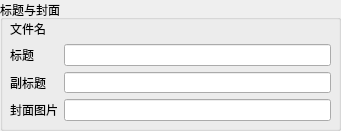
   <widget class="QGroupBox" name="groupBox_10">
    <property name="geometry">
     <rect>
      <x>10</x>
      <y>110</y>
      <width>341</width>
      <height>131</height>
     </rect>
    </property>
    <property name="title">
     <string>标题与封面</string>
    </property>
    <widget class="QWidget" name="gridLayoutWidget_5">
     <property name="geometry">
      <rect>
       <x>10</x>
       <y>20</y>
       <width>321</width>
       <height>101</height>
      </rect>
     </property>
     <layout class="QGridLayout" name="gridLayout_5">
      <item row="1" column="0">
       <widget class="QLabel" name="label">
        <property name="text">
         <string>标题</string>
        </property>
       </widget>
      </item>
      <item row="0" column="1">
       <widget class="QLabel" name="LB_postname">
        <property name="text">
         <string/>
        </property>
       </widget>
      </item>
      <item row="1" column="1">
       <widget class="QLineEdit" name="LE_title"/>
      </item>
      <item row="0" column="0">
       <widget class="QLabel" name="label_8">
        <property name="font">
         <font>
          <family>Adobe Arabic</family>
          <pointsize>9</pointsize>
         </font>
        </property>
        <property name="text">
         <string>文件名</string>
        </property>
       </widget>
      </item>
      <item row="2" column="0">
       <widget class="QLabel" name="label_2">
        <property name="text">
         <string>副标题</string>
        </property>
       </widget>
      </item>
      <item row="3" column="0">
       <widget class="QLabel" name="label_13">
        <property name="text">
         <string>封面图片</string>
        </property>
       </widget>
      </item>
      <item row="2" column="1">
       <widget class="QLineEdit" name="LE_subtitle"/>
      </item>
      <item row="3" column="1">
       <widget class="QLineEdit" name="LE_imgeurl"/>
      </item>
     </layout>
    </widget>
   </widget>
